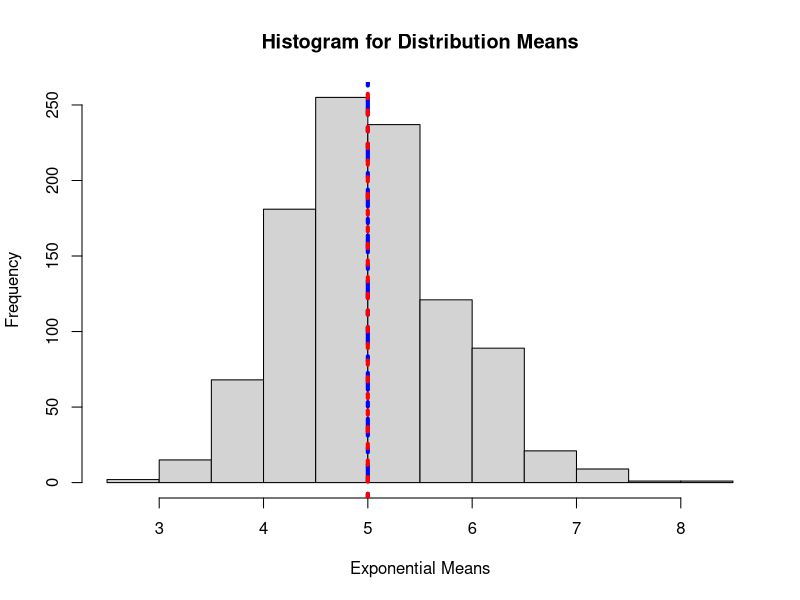
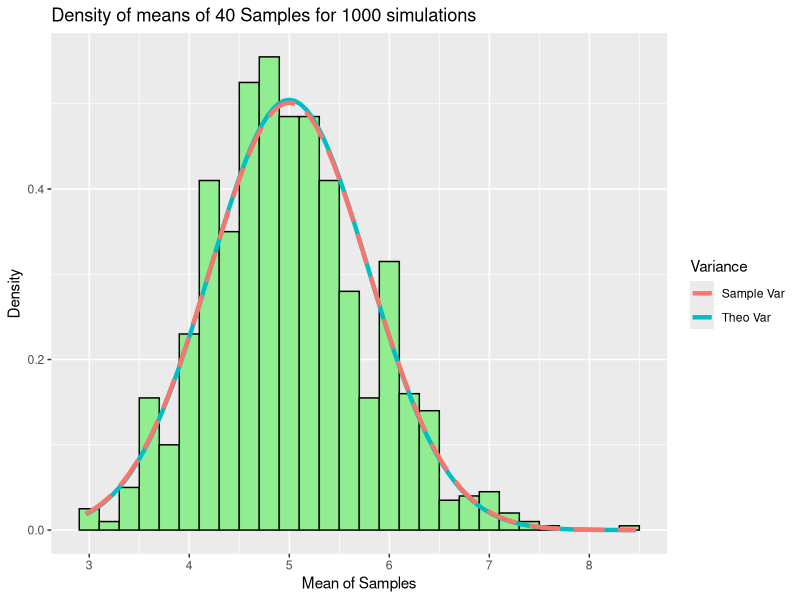

Reproduce these figures in R, in order.
## ---- chunk 1
knitr::opts_chunk$set(echo = TRUE, cache = TRUE, include = FALSE)

## ---- chunk 2

#load libraries
library(dplyr)
library(ggplot2)

#Define Variables for simulation
set.seed(100) # set the seed value for reproducibility

nexp <- 40              #number of exponentials
lambda <- 0.2           #value for exp ditribution
nsim <- 1000            #number of simulation
quantile <- qnorm(.975) # 95th % quantile to be used in Confidence Interval
                        # ~1.696

#create matrix for simulation
simMatrix <- matrix(rexp(nexp * nsim, rate = lambda), nsim)

## ---- chunk 3

#create vector with means
simMeansVec <- rowMeans(simMatrix)

#theoretical mean
theoryMean <- 1/lambda

#calculate sample mean
sampleMean <- mean(simMeansVec)
## ---- chunk 4
cat("Theory Mean:",theoryMean,"Sample Mean:",sampleMean)
## ---- chunk 5
#plot data with comparison betweem Means
hist(simMeansVec,xlab = "Exponential Means",
     main="Histogram for Distribution Means")
abline(v=theoryMean,lty=4,lwd=4,col="blue")
abline(v=sampleMean,lty=3,lwd=4,col="red")

## ---- chunk 6
sampleVariance <- var(simMeansVec)
theoryVariance <- (1 / lambda)^2 / nexp
## ---- chunk 7
cat("Theory Variance:",theoryVariance,"Sample Variance:",sampleVariance)
## ---- chunk 8

simMeansDFrame <- data.frame(simMeansVec)
plotdata <- ggplot(simMeansDFrame, aes(x = simMeansVec))
plotdata <- plotdata + 
    geom_histogram(aes(y=..density..),colour="black",
                    fill = "lightgreen",binwidth = 0.2)
plotdata <- plotdata + 
    stat_function(fun = dnorm, args = list(mean = theoryMean, 
                                    sd = sqrt(theoryVariance)), 
                    aes(colour = "Theo Var"), lwd = 1.5)
plotdata <- plotdata + 
    stat_function(fun = dnorm, args = list(mean = sampleMean, 
                                    sd = sqrt(sampleVariance)),
                    aes(colour = "Sample Var"), lwd = 1.5, lty = 5)
pltodata <- plotdata + 
    scale_colour_manual(values = c("blue"="blue","red"="red") )
plotdata <- plotdata + 
    labs(title = "Density of means of 40 Samples for 1000 simulations", 
         x = "Mean of Samples", y = "Density",colour="Variance")
## ---- chunk 9
plotdata

## ---- chunk 10

theoCI <- theoryMean + c(-1,1)*quantile*sd(simMeansVec)/sqrt(nexp)
sampleCI <- round(mean(simMeansVec) + c(-1,1)*quantile*sd(simMeansVec)/sqrt(nexp),3)
## ---- chunk 11
cat("Theory Conf. Int.:",theoCI,"Sample Conf. Int.:",sampleCI)

